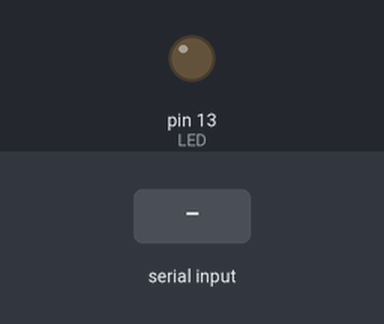
Simulated run of this sketch. Board: Arduino Uno, built with avr-gcc and run on an emulated ATmega328P. Parts: output pins drawn as LEDs (lit = HIGH). The inputs (shaded band) are chosen by the test bench. The modem accepts every AT command (registered, SIM ready, sends succeed) and sends nothing else; pins used as bus, display or sensor lines are not drawn.

Above: at 1.4 s.
1.5 s: "1" received over the second serial link
At 2.3 s:
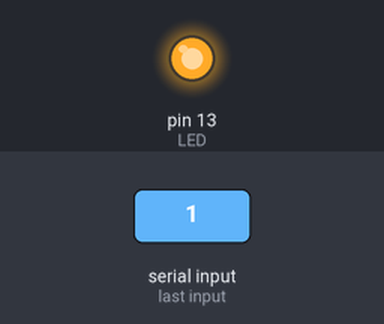
3.0 s: "0" received over the second serial link
At 3.5 s:
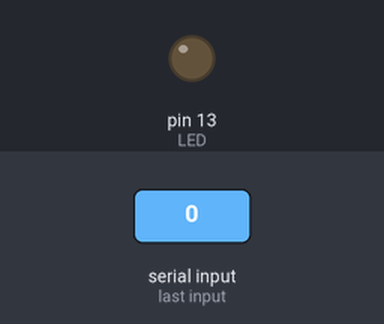
Timing chart, 0 to 6.0 s (numbered marks = the images above; inputs shaded):
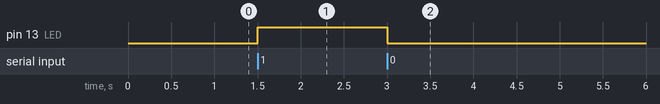

The sketch:

BTRxTest.ino
```cpp
#include <SoftwareSerial.h>

char INBYTE;
int  LED = 13; // LED on pin 13
SoftwareSerial BTSerial(10, 11); // RX | TX
int KEY = 9;  //Define BT KEY pin

void setup() {
  // put your setup code here, to run once:
  pinMode(KEY,OUTPUT);
  digitalWrite(KEY,HIGH);  //Set KEY output high
  delay(100);              //Wait 100ms to make sure BT device has entered AT mode
  BTSerial.begin(38400);   //Initialise serial at default AT command speed
  BTSerial.println("AT+NAME=SUNRISE");    //rename BT device
  BTSerial.println("AT+UART=115200,1,0"); //Set 115200 baud
  BTSerial.end();          //end serial comms to BT device
  digitalWrite(KEY,LOW);   //Clear KEY pin
  delay(100);              //Wait 100ms to make sure BT device has exited AT mode
  BTSerial.begin(9600);  //Reconnect as serial modem at new baud
  pinMode(LED, OUTPUT);
}

void loop() {
  // put your main code here, to run repeatedly:
  if(BTSerial.available()>0){
    INBYTE = BTSerial.read();      // read next available byte
    if( INBYTE == '0' ){
      digitalWrite(LED, LOW);      // if it's a 0 (zero) tun LED off
      BTSerial.println("LED OFF");
    }
    if( INBYTE == '1' ){
      digitalWrite(LED, HIGH);    // if it's a 1 (one) turn LED on
      BTSerial.println("LED ON");
    }
    delay(50);
  }
}
```

Measured:
- after the input at 1.5 s, pin 13 (LED): LOW → HIGH at once
- after the input at 3.0 s, pin 13 (LED): HIGH → LOW at once
